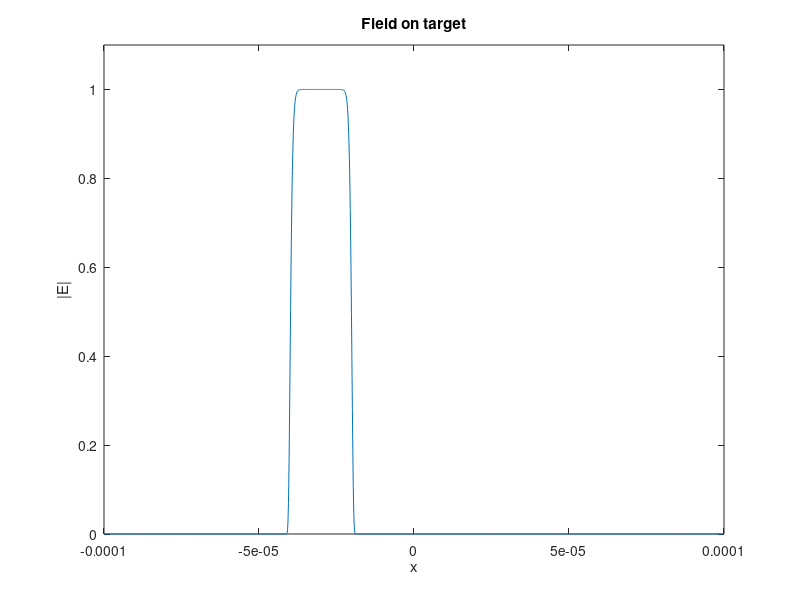

Here is the MATLAB script that generated this plot: (Note: this script raises an error after producing the figure.)
%% Design and test an arbitrary beam generation
% Indices [1]
n_air   = 1;
n_clad  = 1.4555;
n_core  = 1.4608;
n_eff   = 1.4635;
dn_g    = 5e-3;

% Heights of the layers [m]
h_clad  = 15e-6;
h_core  = 5e-6;

% Parameters of the Gaussians
% Positions of the Gaussian addressing [m]
d       = 100 * 1e-6;
r_1     = [-30*1e-6, d];
r_2     = [-30*1e-6, d];
% Common features of the Gaussians
w       = 10e-6;
n       = 10;
lambda  = 780e-9;
outP    = 0.2;
% Features on the grating
w_g     = 10e-6;

% wavenumbers
k0      = 2*pi*n_air/lambda;
k0_clad = 2*pi*n_clad/lambda;
k0_core = 2*pi*n_core/lambda;

%% Define beam in target plane
% tilt angle of Gaussians (0 rad = vertical)
phis    = atan([r_1(1)/(r_1(2) + h_clad + h_core/2),    ...
                r_2(1)/(r_2(2) + h_clad + h_core/2)]);

% Calculate the new phi's
r_xs    = [r_1(1), r_2(1)];
r_dist  = [0, 0];
while and(mean(abs((r_xs - r_dist)./r_xs)) > 1e-6, abs(r_xs) > abs(r_dist))
    phis    = phis*(1 + 1e-6);
    phi2    = asin(n_air*sin(phis)/n_clad);
    phi3    = asin(n_clad*sin(phi2)/n_core);
    r_dist  = .5*h_core*tan(phi3) + h_clad*tan(phi2) + d*tan(phis);
end

% defining the range for the grating where .mph file as grating length of
% 100 um, so  x_max - x_min need to be larger.
x_min   = -100e-6;
x_max   = 100e-6;
x       = linspace(x_min, x_max, 2^11)';
x_ori   = x;

%% Arbitrary field on target location
gaussian_air = @(x, phi, x_tar, w_0, n) ...
    exp(-1i * k0 * (  sin(phi)*x  )) .* exp(-( (x-x_tar)/w_0 ).^( 2*n ));

num_add     = 1;
x_tar       = zeros(1, num_add);
x_tar(1)    = r_1(1);
x_tar(2)    = r_2(1);

Ez_ori  = 0;
for ii = 1:num_add
    Ez_ori = Ez_ori + gaussian_air(x, phis(ii), x_tar(ii), w, n);
end

Ek_tar  = fftshift( fft( fftshift(Ez_ori) ) );
%% Checking the multi-addressing Gaussians
figure(1)
plot(x, abs(Ez_ori))
xlabel('x')
ylim([0 1.1])
ylabel('|E|')
title('Field on target')

%% Propagation onto the grating plane
k       = linspace(-pi, pi, length(x) )'./(x(1) - x(2));
ky_air  = real( sqrt(k0^2 - k.^2) );
ky_clad = real( sqrt(k0_clad^2 - k.^2) );
ky_core = real( sqrt(k0_core^2 - k.^2) );

phase_air   = asin(k/(n_air*k0));
phase_clad  = asin(k/(n_clad*k0));
phase_core  = asin(k/(n_core*k0));

Ek_grat = exp(-1i*ky_air*-d).*Ek_tar;
Ek_grat = apply_Fresnel(Ek_grat, phase_air, phase_clad, n_air, n_clad, 's');
Ek_grat = exp(-1i*ky_clad*-h_clad).*Ek_grat;
Ek_grat = apply_Fresnel(Ek_grat, phase_clad, phase_core, n_clad, n_core, 's');
Ek_grat = exp(-1i*ky_core*-h_core/2).*Ek_grat;

Ez_grat  = fftshift(  ifft( fftshift(Ek_grat) )  );

figure(2)
plot(x, abs(Ez_grat))
xline(-50e-6)
xline(50e-6)
xlabel('x')
ylabel('|E|')
title('Field on grating')

%% Parameters for grating
% Remove phase from the tilt
% psi     = asin(n_clad*asin(phi/n_clad)/n_core);
Ez_grat = exp(1i*k0_clad*sin(mean(phis))*x) .* Ez_grat;

Pz_amp  = abs(Ez_grat).^2;
phase   = unwrap(angle(Ez_grat)); %add 'unwrap' for smoother interpolation!

% computing dng_amp depends on pump depletion
F       = griddedInterpolant(x, Pz_amp, 'spline');
fun     = @(x) F(x);
C       = 1/integral(fun, x_min, x_max);

denu    = zeros(size(x));

for i = 1:length(x)
    denu(i) = 1 - outP * C * integral(fun, -100e-6, x(i));
end

dng_amp = sqrt(outP * C * fun(x) ./ denu);

%%
figure(3)
plot(x, phase)
xlabel('x')
ylabel('phase')
title('desired phase on the grating')
xline(-50e-6)
xline(50e-6)

figure(4)
plot(x, dng_amp)
xlabel('x')
ylabel('grating strength')
title('desired grating strength')
xline(-50e-6)
xline(50e-6)

save('phase.mat',       'x',  'phase');
save('dng_amp.mat',     'x',  'dng_amp');

%% Run Comsol
model = mphload('grating_design_arbitrary_v5.3.mph');
model.param('par2').set('phi', [num2str(90 + mean(phis)*180/pi), ' [deg]']);
model.study('std1').run

% Dimensions
H       = mphglobal(model, 'H');
L       = mphglobal(model, 'L');
L_g     = mphglobal(model, 'L_g');

lam     = mphglobal(model, 'lambda0');
n_clad  = mphglobal(model, 'n_cl');
dn      = mphglobal(model, 'dn');

x       = linspace(-.5*L, .5*L, 5000);
xx      = [x; (.5*H - 3)*ones(size(x))];
Ez      = mphinterp(model, 'ewfd.Ez',     'coord', xx);

% picture of waveguide
x0       = linspace(-.5*L, .5*L, 2000);
y0       = linspace(-.5*H, .5*H, 2000);
[x1, y1] = meshgrid(x0, y0);
xx       = [x1(:), y1(:)]';
Ez_wg    = mphinterp(model, 'ewfd.Ez',     'coord', xx);
Ez_wg    = reshape(Ez_wg, length(x0), length(y0));

% the efficiency parameters
xx      = [x; zeros(size(x))];
dng_amp = mphinterp(model, 'dng_amp',     'coord', xx);
max_dng = max(dng_amp);

y       = linspace(-.5*H, .5*H, 5000);
yy      = [-.5*L*ones(size(y)); y];
Px      = mphinterp(model, 'ewfd.Poavx',  'coord', yy);
p0      = trapz(y, Px);

yy      = [.5*L*ones(size(y)); y];
Px      = mphinterp(model, 'ewfd.Poavx',  'coord', yy);
p1      = trapz(y, Px);

pow_out = 100*(p0 - p1)/p0;

%%
figure(5);
plot(x, abs(Ez));
xline(-L_g/2)
xline(L_g/2)
xlabel('x')
ylabel('|E|')
title('Field on measurement line')

% save([  'data/grating_design',     ...
%         '_dimensions_',         num2str(H), 'x', num2str(L),    ...
%         '_grat_length_',        num2str(L_g),                   ...
%         '_lambda_',             num2str(lam),                   ...
%         '_n_clad_',             num2str(n_clad),                ...
%         '_dn_',                 num2str(dn),                    ...
%         '_target_dist_',        num2str(d*1e6),                     ...
%         '_target_x1_',          num2str(r_1(1)*1e6),            ...
%         '_target_x2_',          num2str(r_2(1)*1e6),            ...
%         '_target_waist_',       num2str(w*1e6),                 ...
%         '_gausssian_order_',    num2str(n),                     ...
%         '_power_ratio_',        num2str(outP),                  ...
%         '.mat'],    'x', 'x_ori', 'Ez', 'Ez_ori', 'pow_out', 'max_dng', ...
%                     'x0', 'y0', 'Ez_wg');
